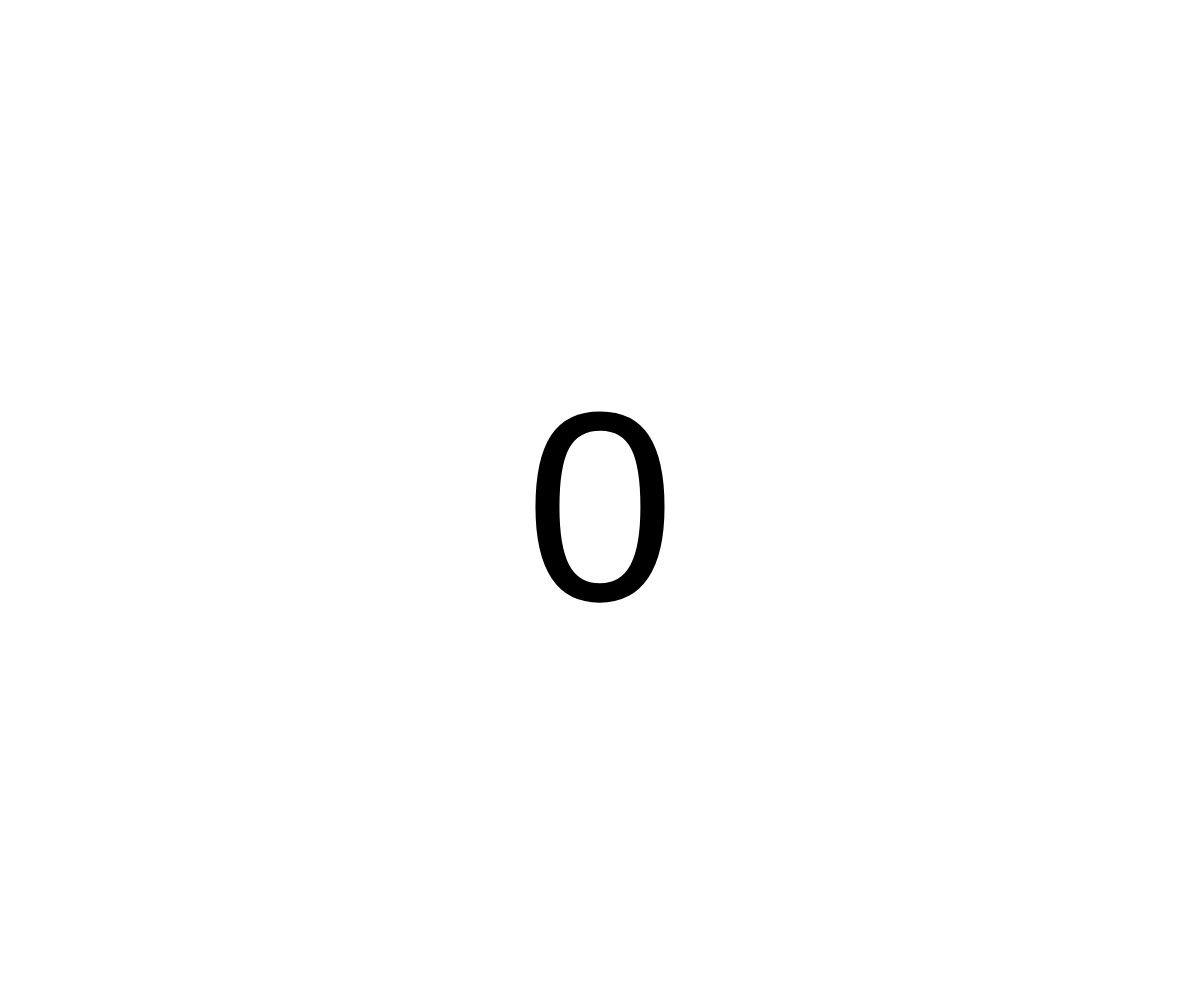
Frame 1 (no input)
Frame 60 (no input): identical to frame 1, image omitted
Frame 120 (the mouse pressed at the canvas centre since frame 60): identical to frame 1, image omitted

The p5.js sketch that drew this single still picture (run headless with seeded random() and noise() and a simulated clock; from frame 60 on, the mouse is pressed at the canvas centre):

// p5.js sketch
// ── sketch.js
var count = 0;
var reset,target,plus,minus,set,cancel;
var input;
var gameState = "start";
var c = 0;

function setup() {
  createCanvas(windowWidth,windowHeight);

  input = createInput("0",'number');
  //input.position(width/2-500,height/2-35);
  input.style("background","lavender");
  input.style("font-size","50px");

  cancel = createButton("Cancel");
  //cancel.position(width/2-500,height/2-35);
  cancel.style("background","lavender");
  cancel.style("font-size","50px");

  minus = createButton("-");
  //minus.position(width/2-500,height/2-35);
  minus.style("background","lavender");
  minus.style("font-size","50px");

  set = createButton("set");
  //set.position(width/2-500,height/2-35);
  set.style("background","lavender");
  set.style("font-size","50px");

  plus = createButton("+");
  //plus.position(width/2+100,height/2-35);
  plus.style("background","lavender");
  plus.style("font-size","50px");
  
  reset = createButton("Reset");
  //reset.position(width/2-80,height-100);
  reset.style("background","orange");
  reset.style("font-size","50px");

  target = createButton("Target");
  //target.position(width/2-80,height-100);
  target.style("background","orange");
  target.style("font-size","50px");
}

function draw() {
  background(255);

  if(gameState==="start") {
   fill(0);
   noStroke();
   textSize(270);
   textAlign(CENTER);
   //text(count,width/2,height/2+100);

   set.hide();
   input.hide();
   plus.show();
   minus.show();
   target.show();
   reset.show();

   if(input.value()>0) {
     cancel.show();
     if(count<input.value()) {
       fill(0);
     }

     if(count==input.value()) {
       fill(68,85,200);
     }

     if(count>input.value()) {
       fill(255,0,0);
     }
    
     text(count+"/"+input.value(),width/2,height/2+100);
   }else{
       cancel.hide();
       fill(0);
       text(count,width/2,height/2+100);
    }

   cancel.mouseReleased(()=>{
     input.value(0);
     count = 0;
   });
   

   plus.mouseReleased(()=>{
     count+=1;
   });

   minus.mouseReleased(()=>{
     if(count!==0) {
      count-=1;
     }
   });
  

   reset.mousePressed(()=>{
     count = 0;
   });

   target.mousePressed(()=>{
     gameState = "set";
   });
  }

  if(gameState==="set") {
    set.show();
    input.show();
    reset.hide();
    target.hide();
    minus.hide();
    plus.hide();
    cancel.show();

    set.mouseReleased(()=>{
     if(input.value()>0) {
       gameState = "start";
       count = 0;
     }
    });

    cancel.mouseReleased(()=>{
     input.value(0);
     count = 0;
     gameState = "start";
    });
  }
}
